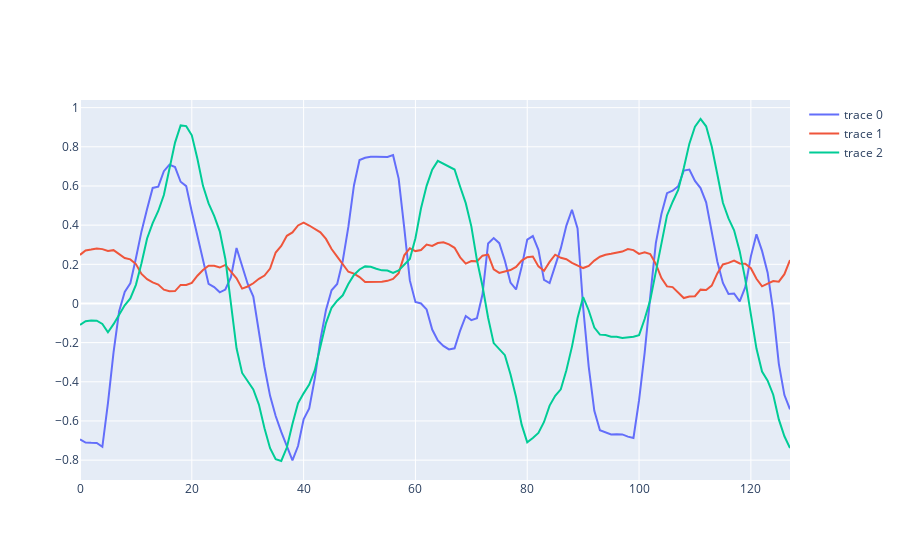

Here is the notebook cell this chart was saved with:
### Code cell
_x = 128

fig = go.Figure()
fig.add_trace(go.Scatter(y=train_x[_x, :, 3]))
fig.add_trace(go.Scatter(y=train_x[_x, :, 4]))
fig.add_trace(go.Scatter(y=train_x[_x, :, 5]))
